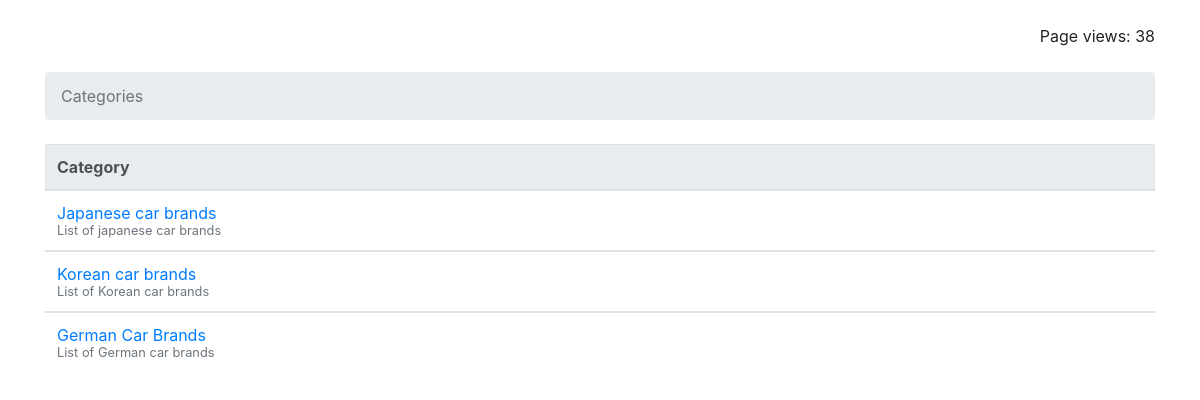
Page /list/ on the committed database.
### listApp/models.py (models this page shows)
class Categories(models.Model):
    cat_name=models.CharField(max_length=30,unique=True)
    cat_description=models.CharField(max_length=30,unique=False)
    cat_views=models.IntegerField(default=0)

### listApp/views.py (the view)
# urls.py: url(r'^list/',views.list , name='list'),
def list(request):
    categories=Categories.objects.all()
    view_count=update_page_view_count('home_page')
    return render(request, 'list_cat.html',{'categories': categories,'page_visits':view_count})

### listApp/views.py (called while the page is built)
def update_page_view_count(pn):
    try:
        page_visits=PageVisits.objects.get(page_name=pn)
    except:
        page_visits=''
    if page_visits:
        page_visits=PageVisits.objects.get(page_name=pn)
        page_vists_viewcount=page_visits.view_count
        page_visits.view_count=page_vists_viewcount+1
        page_visits.save()
    else:
        PageVisits.objects.create(page_name=pn,view_count=1)
    page_visits=PageVisits.objects.get(page_name=pn)
    return page_visits.view_count

### listApp/templates/list_cat.html
{% extends 'base.html' %}
{% block breadcrumb %}
  <li class="breadcrumb-item active">Categories</li>
{% endblock %}
{% block content %}
<table class="table">
<thead class="thead-light">
    <tr>
      <th >Category</th>
    </tr>
</thead>
      {% for cat in categories %}
        <tbody>
          <tr>
              <td>
                <a href="{% url 'list_items' cat.id %}">{{ cat.cat_name }}</a>
                 <br>
                <small class="text-muted d-block">{{ cat.cat_description }}</small>
              </td>
          </tr>
      {% endfor %}
        </tbody>
      </table>
{% endblock %}

### rows in the picture
Categories: cat_name "Japanese car brands", cat_description "List of japanese car brands"
Categories: cat_name "Korean car brands", cat_description "List of Korean car brands"
Categories: cat_name "German Car Brands", cat_description "List of German car brands"

### other values in the picture
{{ page_visits }} "38"
